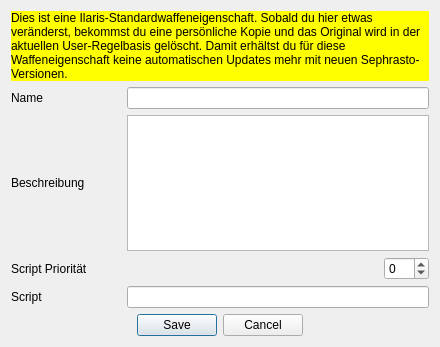
<?xml version="1.0" encoding="UTF-8"?>
<ui version="4.0">
 <class>waffeneigenschaftDialog</class>
 <widget class="QDialog" name="waffeneigenschaftDialog">
  <property name="windowModality">
   <enum>Qt::ApplicationModal</enum>
  </property>
  <property name="geometry">
   <rect>
    <x>0</x>
    <y>0</y>
    <width>440</width>
    <height>200</height>
   </rect>
  </property>
  <property name="windowTitle">
   <string>Sephrasto - Waffeneigenschaft bearbeiten...</string>
  </property>
  <layout class="QGridLayout" name="gridLayout_2">
   <item row="0" column="0">
    <layout class="QGridLayout" name="gridLayout">
	 <item row="2" column="0">
      <widget class="QLabel" name="label_5">
       <property name="text">
        <string>Beschreibung</string>
       </property>
      </widget>
     </item>
	 <item row="2" column="1">
      <widget class="QPlainTextEdit" name="textEdit">
       <property name="sizePolicy">
        <sizepolicy hsizetype="Expanding" vsizetype="MinimumExpanding">
         <horstretch>0</horstretch>
         <verstretch>0</verstretch>
        </sizepolicy>
       </property>
      </widget>
     </item>
	 <item row="3" column="0">
      <widget class="QLabel" name="label_4">
       <property name="minimumSize">
        <size>
         <width>110</width>
         <height>0</height>
        </size>
       </property>
       <property name="text">
        <string>Script Priorität</string>
       </property>
      </widget>
     </item>
	 <item row="3" column="1">
	  <layout class="QHBoxLayout" name="horizontalLayout">
       <item>
        <spacer name="horizontalSpacer">
         <property name="orientation">
          <enum>Qt::Horizontal</enum>
         </property>
         <property name="sizeHint" stdset="0">
          <size>
           <width>40</width>
           <height>20</height>
          </size>
         </property>
        </spacer>
       </item>
       <item>
        <widget class="QSpinBox" name="scriptPrioEdit">
         <property name="minimum">
          <number>-10</number>
         </property>
         <property name="maximum">
          <number>10</number>
         </property>
         <property name="singleStep">
          <number>1</number>
         </property>
         <property name="value">
          <number>0</number>
         </property>
        </widget>
	   </item>
	  </layout>
	 </item>
	 <item row="4" column="0">
      <widget class="QLabel" name="label_3">
       <property name="minimumSize">
        <size>
         <width>110</width>
         <height>0</height>
        </size>
       </property>
       <property name="text">
        <string>Script</string>
       </property>
      </widget>
     </item>
	 <item row="4" column="1">
      <widget class="QLineEdit" name="scriptEdit"/>
     </item>
     <item row="1" column="0">
      <widget class="QLabel" name="label">
       <property name="text">
        <string>Name</string>
       </property>
      </widget>
     </item>
     <item row="1" column="1">
      <widget class="QLineEdit" name="nameEdit"/>
     </item>
     <item row="0" column="0" colspan="2">
      <widget class="QLabel" name="warning">
       <property name="styleSheet">
        <string notr="true">background-color: rgb(255, 255, 0);</string>
       </property>
       <property name="text">
        <string>Dies ist eine Ilaris-Standardwaffeneigenschaft. Sobald du hier etwas veränderst, bekommst du eine persönliche Kopie und das Original wird in der aktuellen User-Regelbasis gelöscht. Damit erhältst du für diese Waffeneigenschaft keine automatischen Updates mehr mit neuen Sephrasto-Versionen.</string>
       </property>
       <property name="wordWrap">
        <bool>true</bool>
       </property>
	   <property name="visible">
	    <bool>False</bool>
	   </property>
      </widget>
     </item>
    </layout>
   </item>
   <item row="1" column="0">
    <widget class="QDialogButtonBox" name="buttonBox">
     <property name="orientation">
      <enum>Qt::Horizontal</enum>
     </property>
     <property name="standardButtons">
      <set>QDialogButtonBox::Cancel|QDialogButtonBox::Save</set>
     </property>
     <property name="centerButtons">
      <bool>true</bool>
     </property>
    </widget>
   </item>
  </layout>
 </widget>
 <tabstops>
  <tabstop>nameEdit</tabstop>
  <tabstop>textEdit</tabstop>
  <tabstop>scriptPrioEdit</tabstop>
  <tabstop>scriptEdit</tabstop>
 </tabstops>
 <resources/>
 <connections>
  <connection>
   <sender>buttonBox</sender>
   <signal>accepted()</signal>
   <receiver>waffeneigenschaftDialog</receiver>
   <slot>accept()</slot>
   <hints>
    <hint type="sourcelabel">
     <x>248</x>
     <y>254</y>
    </hint>
    <hint type="destinationlabel">
     <x>157</x>
     <y>274</y>
    </hint>
   </hints>
  </connection>
  <connection>
   <sender>buttonBox</sender>
   <signal>rejected()</signal>
   <receiver>waffeneigenschaftDialog</receiver>
   <slot>reject()</slot>
   <hints>
    <hint type="sourcelabel">
     <x>316</x>
     <y>260</y>
    </hint>
    <hint type="destinationlabel">
     <x>286</x>
     <y>274</y>
    </hint>
   </hints>
  </connection>
 </connections>
</ui>
